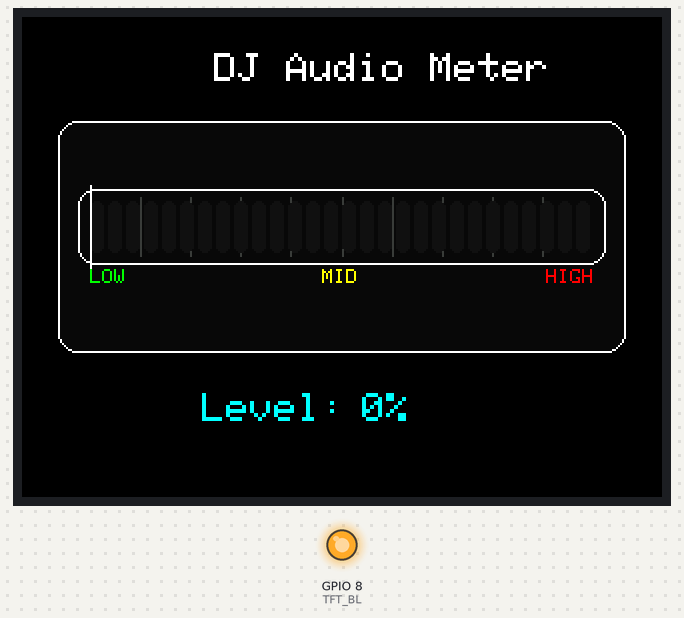
The sketch below on a simulated ESP32-S3. Shown: 320×240 colour display, output pins drawn as LEDs (lit = HIGH). I2S audio is not simulated (input reads silence).

Above: at 0.6 s.

The sketch:

MTReceiver.ino
```cpp
#include <Arduino.h>
#include <SPI.h>
#include <Adafruit_GFX.h>
#include <Adafruit_ST7789.h>
#include <driver/i2s.h>
#include <math.h>

// =====================================================
// TFT PINS
// =====================================================
#define TFT_CS    7
#define TFT_DC    5
#define TFT_RST   2
#define TFT_MOSI  6
#define TFT_SCLK  1
#define TFT_BL    8

// =====================================================
// MIC PINS - INMP441
// =====================================================
#define I2S_WS    3
#define I2S_SCK   4
#define I2S_SD    10
#define I2S_PORT  I2S_NUM_0

// إذا L/R على GND جرّب LEFT
// إذا طلع noise أو قراءات غريبة جرّب ONLY_RIGHT
#define MIC_CHANNEL_FORMAT I2S_CHANNEL_FMT_ONLY_LEFT

Adafruit_ST7789 tft(TFT_CS, TFT_DC, TFT_RST);

// =====================================================
// SETTINGS
// =====================================================
const int   MIC_BIT_SHIFT        = 10;
const int   SAMPLE_COUNT         = 256;

// تنظيف السكون
const float RMS_NOISE_GATE       = 2200.0f;
const float SILENCE_OFFSET       = 0.22f;
const int   MIN_BAR_CUTOFF       = 18;

// hysteresis حتى ما ينطنط بالسكون
const int   SILENCE_ENTER        = 18;
const int   SILENCE_EXIT         = 28;

// تطبيع المستوى
const float RMS_NORMALIZE_TOP    = 31000.0f;

// ضغط خفيف فقط بالمستويات العالية
const float RMS_COMPRESS_START   = 5000.0f;
const float RMS_COMPRESS_RATIO   = 0.22f;

// سلوك DJ
const float ATTACK_SPEED         = 0.92f;
const float RELEASE_SPEED_LOW    = 0.18f;
const float RELEASE_SPEED_MID    = 0.14f;
const float RELEASE_SPEED_HIGH   = 0.10f;

// peak line
const bool  ENABLE_PEAK_LINE     = true;
const float PEAK_DROP_LOW        = 4.0f;
const float PEAK_DROP_MID        = 6.5f;
const float PEAK_DROP_HIGH       = 10.0f;
const int   PEAK_HOLD_MS         = 50;
const int   PEAK_FALL_MS         = 12;

const int   DRAW_INTERVAL_MS     = 12;

const bool  DEBUG_SERIAL_RMS     = false;

// =====================================================
// UI COLORS
// =====================================================
#define COLOR_BG        ST77XX_BLACK
#define COLOR_FRAME     ST77XX_WHITE
#define COLOR_TEXT      ST77XX_WHITE
#define COLOR_SUBTEXT   ST77XX_CYAN
#define COLOR_LOW       ST77XX_GREEN
#define COLOR_MID       ST77XX_YELLOW
#define COLOR_HIGH      ST77XX_RED
#define COLOR_PEAK      ST77XX_WHITE
#define COLOR_GRID      0x39E7
#define COLOR_PANEL     0x0841
#define COLOR_OFFSEG    0x1082

// =====================================================
// SCREEN LAYOUT
// =====================================================
const int SCREEN_W = 320;
const int SCREEN_H = 240;

const int TITLE_Y   = 18;

const int PANEL_X   = 18;
const int PANEL_Y   = 52;
const int PANEL_W   = 284;
const int PANEL_H   = 116;

const int BAR_X     = 34;
const int BAR_Y     = 92;
const int BAR_W     = 252;
const int BAR_H     = 26;

const int SEGMENTS  = 28;
const int SEG_GAP   = 2;

const int LABEL_Y   = 126;
const int PERCENT_Y = 188;

// =====================================================
// AUDIO STATE
// =====================================================
int32_t i2sSamples[SAMPLE_COUNT];

float displayLevel = 0.0f;
float peakLevel = 0.0f;

bool silenceLatch = true;

unsigned long lastPeakHold = 0;
unsigned long lastPeakFall = 0;
unsigned long lastDraw = 0;

// =====================================================
// HELPERS
// =====================================================
uint16_t segmentColorByIndex(int i) {
  float p = (float)i / (float)SEGMENTS;
  if (p < 0.60f) return COLOR_LOW;
  if (p < 0.80f) return COLOR_MID;
  return COLOR_HIGH;
}

int levelToSegments(int levelPx) {
  int seg = map(levelPx, 0, BAR_W, 0, SEGMENTS);
  return constrain(seg, 0, SEGMENTS);
}

int levelToPercent(int levelPx) {
  int pct = map(levelPx, 0, BAR_W, 0, 100);
  return constrain(pct, 0, 100);
}

// =====================================================
// UI
// =====================================================
void drawStaticUI() {
  tft.fillScreen(COLOR_BG);

  tft.setTextWrap(false);
  tft.setTextSize(2);
  tft.setTextColor(COLOR_TEXT);
  tft.setCursor(96, TITLE_Y);
  tft.print("DJ Audio Meter");

  tft.fillRoundRect(PANEL_X, PANEL_Y, PANEL_W, PANEL_H, 10, COLOR_PANEL);
  tft.drawRoundRect(PANEL_X, PANEL_Y, PANEL_W, PANEL_H, 10, COLOR_FRAME);

  tft.drawRoundRect(BAR_X - 6, BAR_Y - 6, BAR_W + 12, BAR_H + 12, 8, COLOR_FRAME);

  for (int i = 1; i < 10; i++) {
    int x = BAR_X + (BAR_W * i) / 10;
    tft.drawFastVLine(x, BAR_Y - 2, BAR_H + 4, COLOR_GRID);
  }

  int segW = (BAR_W - (SEGMENTS - 1) * SEG_GAP) / SEGMENTS;
  for (int i = 0; i < SEGMENTS; i++) {
    int x = BAR_X + i * (segW + SEG_GAP);
    tft.fillRoundRect(x, BAR_Y, segW, BAR_H, 3, COLOR_OFFSEG);
  }

  tft.setTextSize(1);
  tft.setTextColor(COLOR_LOW);
  tft.setCursor(BAR_X, LABEL_Y);
  tft.print("LOW");

  tft.setTextColor(COLOR_MID);
  tft.setCursor(BAR_X + BAR_W / 2 - 10, LABEL_Y);
  tft.print("MID");

  tft.setTextColor(COLOR_HIGH);
  tft.setCursor(BAR_X + BAR_W - 24, LABEL_Y);
  tft.print("HIGH");

  tft.setTextSize(2);
  tft.setTextColor(COLOR_SUBTEXT);
  tft.setCursor(90, PERCENT_Y);
  tft.print("Level:");
}

void drawMeter(int levelPx, int peakPx) {
  static int lastSegs = -1;
  static int lastPeakPx = -1;

  levelPx = constrain(levelPx, 0, BAR_W);
  peakPx  = constrain(peakPx, 0, BAR_W - 1);

  int currentSegs = levelToSegments(levelPx);
  int segW = (BAR_W - (SEGMENTS - 1) * SEG_GAP) / SEGMENTS;

  if (currentSegs != lastSegs) {
    if (lastSegs < 0) lastSegs = 0;

    if (currentSegs > lastSegs) {
      for (int i = lastSegs; i < currentSegs; i++) {
        int x = BAR_X + i * (segW + SEG_GAP);
        tft.fillRoundRect(x, BAR_Y, segW, BAR_H, 3, segmentColorByIndex(i));
      }
    } else {
      for (int i = currentSegs; i < lastSegs; i++) {
        int x = BAR_X + i * (segW + SEG_GAP);
        tft.fillRoundRect(x, BAR_Y, segW, BAR_H, 3, COLOR_OFFSEG);
      }
    }

    lastSegs = currentSegs;
  }

  if (!ENABLE_PEAK_LINE) return;

  if (lastPeakPx >= 0 && lastPeakPx != peakPx) {
    tft.drawFastVLine(BAR_X + lastPeakPx, BAR_Y - 8, BAR_H + 16, COLOR_PANEL);

    for (int i = 1; i < 10; i++) {
      int x = (BAR_W * i) / 10;
      if (x == lastPeakPx) {
        tft.drawFastVLine(BAR_X + x, BAR_Y - 2, BAR_H + 4, COLOR_GRID);
      }
    }

    tft.drawRoundRect(BAR_X - 6, BAR_Y - 6, BAR_W + 12, BAR_H + 12, 8, COLOR_FRAME);
  }

  tft.drawFastVLine(BAR_X + peakPx, BAR_Y - 8, BAR_H + 16, COLOR_PEAK);
  lastPeakPx = peakPx;
}

void drawPercent(int percent) {
  static int lastPercent = -1;
  if (percent == lastPercent) return;

  tft.fillRect(170, PERCENT_Y, 70, 18, COLOR_BG);
  tft.setTextSize(2);
  tft.setTextColor(COLOR_SUBTEXT);
  tft.setCursor(170, PERCENT_Y);
  tft.print(percent);
  tft.print("%");

  lastPercent = percent;
}

// =====================================================
// MIC SETUP
// =====================================================
void setupMic() {
  i2s_config_t i2s_config = {
    .mode = (i2s_mode_t)(I2S_MODE_MASTER | I2S_MODE_RX),
    .sample_rate = 16000,
    .bits_per_sample = I2S_BITS_PER_SAMPLE_32BIT,
    .channel_format = MIC_CHANNEL_FORMAT,
    .communication_format = I2S_COMM_FORMAT_STAND_I2S,
    .intr_alloc_flags = ESP_INTR_FLAG_LEVEL1,
    .dma_buf_count = 8,
    .dma_buf_len = 256,
    .use_apll = false,
    .tx_desc_auto_clear = false,
    .fixed_mclk = 0
  };

  i2s_pin_config_t pin_config = {
    .bck_io_num = I2S_SCK,
    .ws_io_num = I2S_WS,
    .data_out_num = -1,
    .data_in_num = I2S_SD
  };

  i2s_driver_install(I2S_PORT, &i2s_config, 0, NULL);
  i2s_set_pin(I2S_PORT, &pin_config);
  i2s_zero_dma_buffer(I2S_PORT);
}

// =====================================================
// READ MIC LEVEL
// =====================================================
int readMicLevel() {
  size_t bytesRead = 0;

  esp_err_t ok = i2s_read(
    I2S_PORT,
    (void*)i2sSamples,
    sizeof(i2sSamples),
    &bytesRead,
    portMAX_DELAY
  );

  if (ok != ESP_OK || bytesRead == 0) return 0;

  int count = bytesRead / sizeof(int32_t);
  if (count <= 0) return 0;

  // إزالة DC offset
  double mean = 0.0;
  for (int i = 0; i < count; i++) {
    int32_t s = (i2sSamples[i] >> MIC_BIT_SHIFT);
    mean += s;
  }
  mean /= count;

  // RMS
  double sumSq = 0.0;
  for (int i = 0; i < count; i++) {
    int32_t s = (i2sSamples[i] >> MIC_BIT_SHIFT);
    double v = s - mean;
    sumSq += v * v;
  }

  float rms = sqrt(sumSq / count);

  if (DEBUG_SERIAL_RMS) {
    Serial.print("RMS: ");
    Serial.println(rms);
  }

  // noise gate
  if (rms < RMS_NOISE_GATE) return 0;

  // compression خفيف بالمنطقة العالية
  if (rms > RMS_COMPRESS_START) {
    rms = RMS_COMPRESS_START + (rms - RMS_COMPRESS_START) * RMS_COMPRESS_RATIO;
  }

  // normalize
  float normalized = rms / RMS_NORMALIZE_TOP;
  normalized = constrain(normalized, 0.0f, 1.0f);

  // silence offset
  normalized = (normalized - SILENCE_OFFSET) / (1.0f - SILENCE_OFFSET);
  normalized = constrain(normalized, 0.0f, 1.0f);

  int levelPx = (int)(normalized * BAR_W);

  // dead zone
  if (levelPx < MIN_BAR_CUTOFF) {
    levelPx = 0;
  }

  // hysteresis للسكون
  if (silenceLatch) {
    if (levelPx <= SILENCE_EXIT) {
      levelPx = 0;
    } else {
      silenceLatch = false;
    }
  } else {
    if (levelPx <= SILENCE_ENTER) {
      levelPx = 0;
      silenceLatch = true;
    }
  }

  return constrain(levelPx, 0, BAR_W);
}

// =====================================================
// SETUP
// =====================================================
void setup() {
  Serial.begin(115200);
  delay(300);

  pinMode(TFT_BL, OUTPUT);
  digitalWrite(TFT_BL, HIGH);

  SPI.begin(TFT_SCLK, -1, TFT_MOSI, TFT_CS);

  tft.init(240, 320);
  tft.setRotation(1);

  drawStaticUI();
  setupMic();
}

// =====================================================
// LOOP
// =====================================================
void loop() {
  int rawLevel = readMicLevel();

  // fast attack
  if (rawLevel > displayLevel) {
    displayLevel = displayLevel + (rawLevel - displayLevel) * ATTACK_SPEED;
  } else {
    // release حسب المنطقة
    float releaseSpeed;

    if (displayLevel > BAR_W * 0.80f) {
      releaseSpeed = RELEASE_SPEED_HIGH;
    } else if (displayLevel > BAR_W * 0.45f) {
      releaseSpeed = RELEASE_SPEED_MID;
    } else {
      releaseSpeed = RELEASE_SPEED_LOW;
    }

    displayLevel = displayLevel + (rawLevel - displayLevel) * releaseSpeed;
  }

  if (displayLevel < 0.5f) {
    displayLevel = 0.0f;
  }

  // peak hold + fall
  if (ENABLE_PEAK_LINE) {
    if (displayLevel > peakLevel) {
      peakLevel = displayLevel;
      lastPeakHold = millis();
      lastPeakFall = millis();
    } else {
      if (millis() - lastPeakHold >= PEAK_HOLD_MS) {
        if (millis() - lastPeakFall >= PEAK_FALL_MS) {
          float drop;

          if (peakLevel > BAR_W * 0.80f) {
            drop = PEAK_DROP_HIGH;
          } else if (peakLevel > BAR_W * 0.50f) {
            drop = PEAK_DROP_MID;
          } else {
            drop = PEAK_DROP_LOW;
          }

          peakLevel -= drop;

          if (peakLevel < displayLevel) peakLevel = displayLevel;
          if (peakLevel < 0.0f) peakLevel = 0.0f;

          lastPeakFall = millis();
        }
      }
    }
  } else {
    peakLevel = displayLevel;
  }

  if (millis() - lastDraw >= DRAW_INTERVAL_MS) {
    int shown   = constrain((int)displayLevel, 0, BAR_W);
    int peak    = constrain((int)peakLevel, 0, BAR_W - 1);
    int percent = levelToPercent(shown);

    drawMeter(shown, peak);
    drawPercent(percent);

    lastDraw = millis();
  }

  delay(1);
}
```
